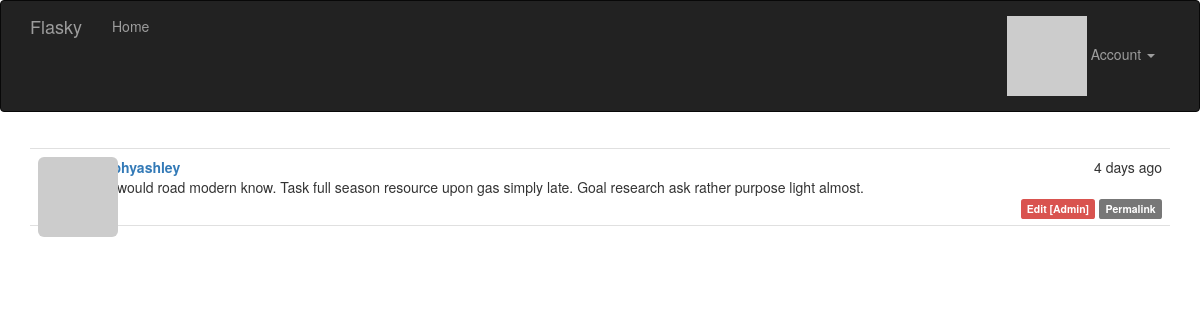
Screenshot of /post/2 (signed in) with the database file from the repository.
### app/models.py (models this page shows, shortened)
class Post(db.Model):
    __tablename__ = 'posts'
    id = db.Column(db.Integer, primary_key=True)
    body = db.Column(db.Text)
    body_html = db.Column(db.Text)
    timestamp = db.Column(db.DateTime, index=True, default=datetime.utcnow)
    author_id = db.Column(db.Integer, db.ForeignKey('users.id'))

class User(UserMixin, db.Model):
    __tablename__ = 'users'
    id = db.Column(db.Integer, primary_key=True)
    email = db.Column(db.String(64), unique=True, index=True)
    username = db.Column(db.String(64), unique=True, index=True)
    password_hash = db.Column(db.String(128))
    role_id = db.Column(db.Integer, db.ForeignKey('roles.id'))
    confirmed = db.Column(db.Boolean, default=False)
    name = db.Column(db.String(64))
    location = db.Column(db.String(64))
    about_me = db.Column(db.Text())
    member_since = db.Column(db.DateTime(), default=datetime.utcnow)
    last_seen = db.Column(db.DateTime(), default=datetime.utcnow)
    avatar_hash = db.Column(db.String(32))
    posts = db.relationship('Post', backref='author', lazy='dynamic')
    followed = db.relationship('Follow',
                               foreign_keys=[Follow.follower_id],
                               backref=db.backref('follower', lazy='joined'),
                               lazy='dynamic',
                               cascade='all, delete-orphan')
    followers = db.relationship('Follow',
                                foreign_keys=[Follow.followed_id],
                                backref=db.backref('followed', lazy='joined'),
                                lazy='dynamic',
                                cascade='all, delete-orphan')
    @property
    def password(self):
        raise AttributeError('password is not a readable attribute')
    def ping(self):
        self.last_seen = datetime.utcnow()
        db.session.add(self)
        db.session.commit()
    def can(self, perm):
        return self.role is not None and self.role.has_permission(perm)
    def is_administrator(self):
        return self.can(Permission.ADMIN)
    def gravatar(self, size=100, default='identicon', rating='g'):
        url = 'https://secure.gravatar.com/avatar'
        hash = hashlib.md5(self.email.lower().encode('utf-8')).hexdigest()
        return '{url}/{hash}?s={size}&d={default}&r={rating}'.format(
            url=url, hash=hash, size=size, default=default, rating=rating)

### app/main/views.py (the view)
@main.route('/post/<int:id>')
def post(id):
    post = Post.query.get_or_404(id)
    return render_template('post.html', posts=[post])

### app/auth/views.py (called while the page is built)
@auth.before_app_request
def before_request():
    if current_user.is_authenticated:
        current_user.ping()
        if not current_user.confirmed \
                and request.endpoint \
                and request.blueprint != 'auth' \
                and request.endpoint != 'static':
            return redirect(url_for('auth.unconfirmed'))

### app/main/__init__.py (called while the page is built)
@main.app_context_processor
def inject_permissions():
    return dict(Permission=Permission)

### app/models.py (called while the page is built)
@login_manager.user_loader
def load_user(user_id):
    return User.query.get(int(user_id))

    def has_permission(self, perm):
        return self.permissions & perm == perm

### app/templates/post.html (shortened to what this page needs)
{% extends "base.html" %}
{% import "_macros.html" as macros %}
{% block page_content %}
{% include '_posts.html' %}
{% endblock %}

### app/templates/_posts.html
<ul class="posts">
    {% for post in posts %}
    <li class="post">
        <div class="post-thumbnail">
            <a href="{{ url_for('.user', username=post.author.username) }}">
                <img class="img-rounded profile-thumbnail"
                    src="{{ post.author.gravatar(size=40) }}">
            </a>
        </div>
        <div class="post-content">
            <div class="post-date">{{ moment(post.timestamp).fromNow() }}</div>
            <div class="post-author">
                <a href="{{ url_for('.user', username=post.author.username) }}">
                    {{ post.author.username }}
                </a>
            </div>
            <div class="post-body">
                {% if post.body_html %}
                    {{ post.body_html | safe }}
                {% else %}
                    {{ post.body }}
                {% endif %}
            </div>
            <div class="post-footer">
                {% if current_user == post.author %}
                <a href="{{ url_for('.edit', id=post.id) }}">
                    <span class="label label-primary">Edit</span>
                </a>
                {% elif current_user.is_administrator() %}
                <a href="{{ url_for('.edit', id=post.id) }}">
                    <span class="label label-danger">Edit [Admin]</span>
                </a>
                {% endif %}
                <a href="{{ url_for('.post', id=post.id) }}">
                    <span class="label label-default">Permalink</span>
                </a>
            </div>
        </div>
    </li>
    {% endfor %}
</ul>

### app/static/styles.css (style rules this page uses)
.profile-thumbnail { position: absolute; }
ul.posts { list-style-type: none; padding: 0px; margin: 16px 0px 0px 0px; border-top: 1px solid #e0e0e0; }
ul.posts li.post { padding: 8px; border-bottom: 1px solid #e0e0e0; }
div.post-date { float: right; }
div.post-author { font-weight: bold; }
div.post-thumbnail { position: absolute; }
div.post-content { margin-left: 48px; min-height: 48px; }
div.post-footer { text-align: right; }

### rows the page displays
Post: timestamp "4 days ago", author.username "murphyashley", body "Find would road modern know. Task full season resource upon gas simply late. Goal research ask rather purpose light almost."
